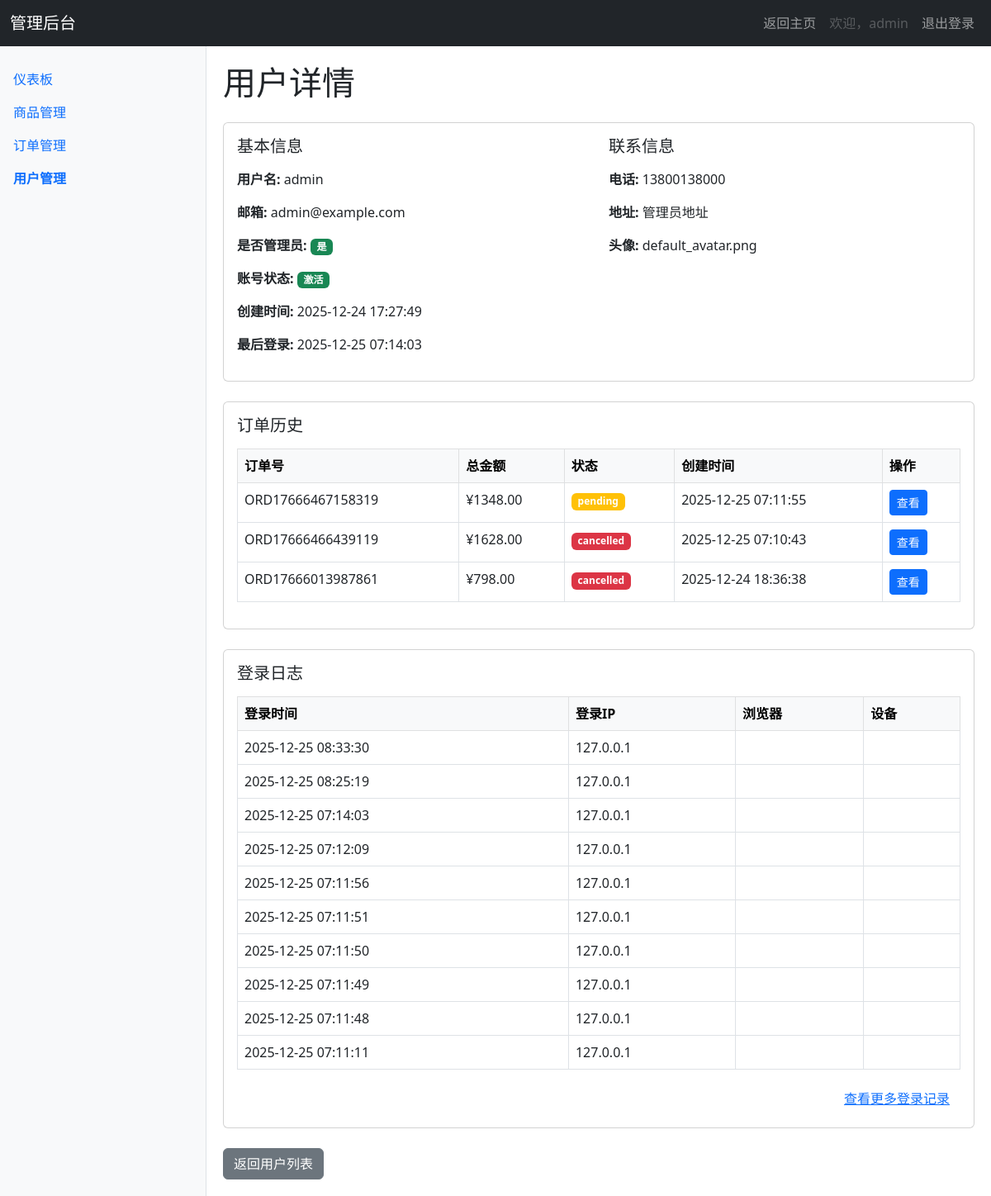
Before: /admin/users/1 (signed in) with the older database file.
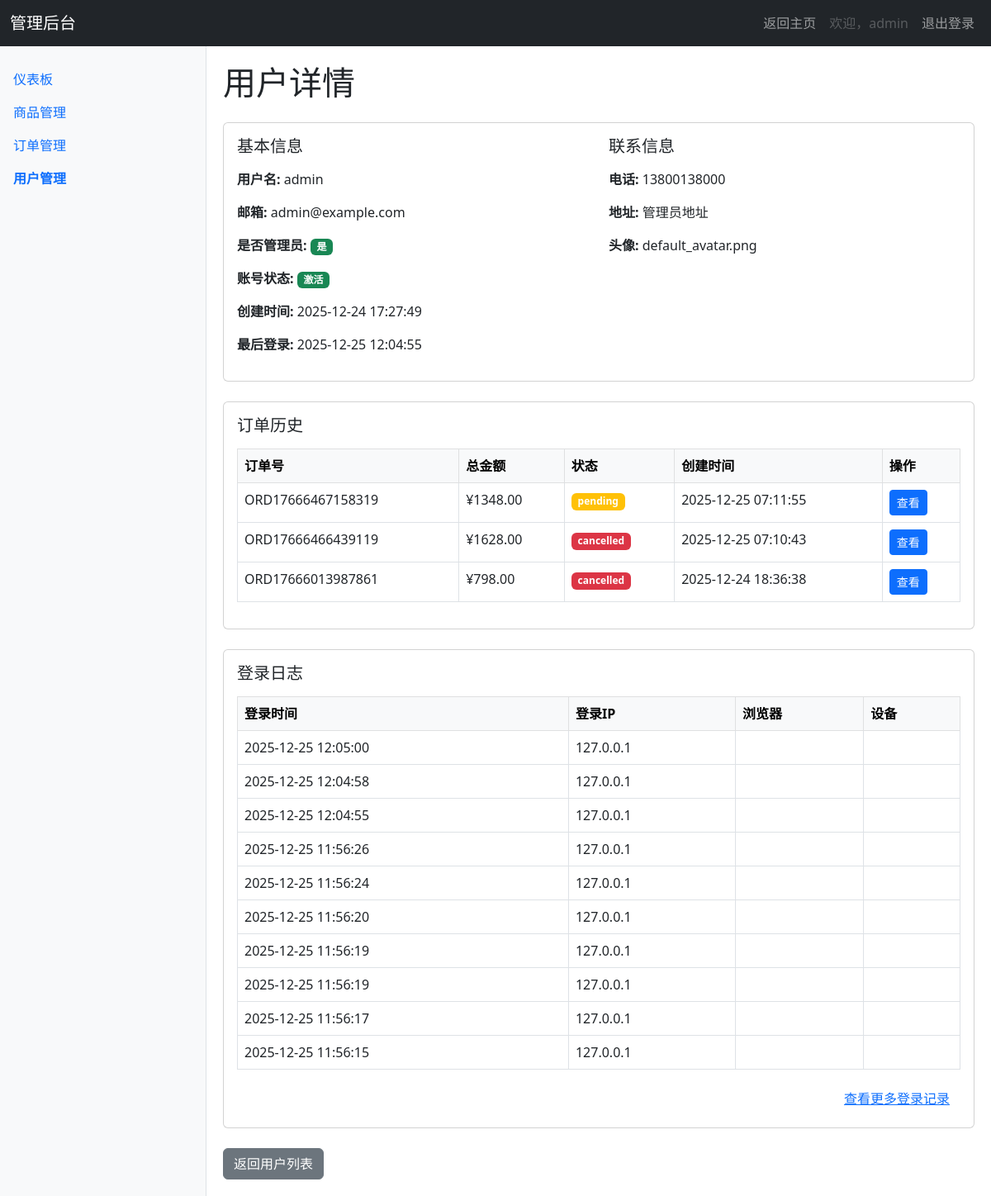
After: the same page with the newer database file.
### app/models.py (models this page shows, shortened)
class User(UserMixin, db.Model):
    __tablename__ = 'users'
    id = db.Column(db.Integer, primary_key=True)
    username = db.Column(db.String(64), unique=True, nullable=False, index=True)
    email = db.Column(db.String(120), unique=True, nullable=False, index=True)
    password_hash = db.Column(db.String(256), nullable=False)
    is_admin = db.Column(db.Boolean, default=False)
    is_active = db.Column(db.Boolean, default=True)
    created_at = db.Column(db.DateTime, default=datetime.utcnow)
    last_login = db.Column(db.DateTime)
    phone = db.Column(db.String(20))
    address = db.Column(db.Text)
    avatar = db.Column(db.String(200), default='default_avatar.png')
    carts = db.relationship('Cart', backref='user', lazy='dynamic')
    orders = db.relationship('Order', backref='user', lazy='dynamic')
    reviews = db.relationship('Review', backref='user', lazy='dynamic')
    logs = db.relationship('UserLog', backref='user', lazy='dynamic')

class Order(db.Model):
    __tablename__ = 'orders'
    id = db.Column(db.Integer, primary_key=True)
    order_number = db.Column(db.String(50), unique=True, nullable=False)
    user_id = db.Column(db.Integer, db.ForeignKey('users.id'), nullable=False)
    total_amount = db.Column(db.Numeric(10, 2), nullable=False)
    status = db.Column(db.Enum('pending', 'paid', 'shipped', 'delivered', 'cancelled'),
                       default='pending')
    shipping_address = db.Column(db.Text)
    payment_method = db.Column(db.String(50))
    notes = db.Column(db.Text)
    created_at = db.Column(db.DateTime, default=datetime.utcnow)
    updated_at = db.Column(db.DateTime, default=datetime.utcnow, onupdate=datetime.utcnow)
    items = db.relationship('OrderItem', backref='order', lazy='dynamic', cascade='all, delete-orphan')

class UserLog(db.Model):
    __tablename__ = 'user_logs'
    id = db.Column(db.Integer, primary_key=True)
    user_id = db.Column(db.Integer, db.ForeignKey('users.id'))
    action = db.Column(db.String(50), nullable=False)  # login, view_product, add_to_cart, purchase
    details = db.Column(db.Text)
    ip_address = db.Column(db.String(45))
    user_agent = db.Column(db.Text)
    created_at = db.Column(db.DateTime, default=datetime.utcnow)

### app/admin/routes.py (the view)
@admin.route('/users/<int:id>')
@admin_required
def user_detail(id):
    user = User.query.get_or_404(id)
    orders = user.orders.order_by(Order.created_at.desc()).limit(10).all()
    logs = user.logs.order_by(UserLog.created_at.desc()).limit(10).all()
    return render_template('user_detail.html', user=user, orders=orders, logs=logs)

### app/admin/routes.py (called while the page is built)
def admin_required(f):
    from functools import wraps
    @wraps(f)
    def decorated_function(*args, **kwargs):
        if not current_user.is_authenticated or not current_user.is_admin:
            abort(403)
        return f(*args, **kwargs)
    return decorated_function

@admin.before_request
@login_required
def check_admin():
    if not current_user.is_admin:
        abort(403)

### app/context_processors.py (called while the page is built)
def inject_now():
    return {'now': datetime.utcnow()}

def inject_categories():
    try:
        categories = Category.query.order_by(Category.name).all()
        return {'categories': categories}
    except:
        return {'categories': []}

def inject_cart_info():
    from flask_login import current_user
    cart_items_count = 0
    cart_total_amount = 0
    if current_user.is_authenticated:
        try:
            cart = Cart.query.filter_by(user_id=current_user.id).first()
            if cart:
                cart_items_count = cart.total_quantity
                cart_total_amount = float(cart.total_price)
        except:
            pass
    return {
        'cart_items_count': cart_items_count,
        'cart_total_amount': cart_total_amount
    }

### app/admin/templates/user_detail.html (shortened to what the changed rows need)
{% extends "admin_base.html" %}
{% block content %}
    <h1 class="mb-4">用户详情</h1>
    <div class="card mb-4">
        <div class="card-body">
            <div class="row">
                <div class="col-md-6">
                    <h5 class="card-title mb-3">基本信息</h5>
                    <p><strong>用户名:</strong> {{ user.username }}</p>
                    <p><strong>邮箱:</strong> {{ user.email }}</p>
                    <p><strong>是否管理员:</strong>
                        <span class="badge {% if user.is_admin %}bg-success{% else %}bg-secondary{% endif %}">
                            {{ '是' if user.is_admin else '否' }}
                        </span>
                    </p>
                    <p><strong>账号状态:</strong>
                        <span class="badge {% if user.is_active %}bg-success{% else %}bg-danger{% endif %}">
                            {{ '激活' if user.is_active else '禁用' }}
                        </span>
                    </p>
                    <p><strong>创建时间:</strong> {{ user.created_at.strftime('%Y-%m-%d %H:%M:%S') }}</p>
                    <p><strong>最后登录:</strong> {{ user.last_login.strftime('%Y-%m-%d %H:%M:%S') if user.last_login else '从未登录' }}</p>
                </div>
                <div class="col-md-6">
                    <h5 class="card-title mb-3">联系信息</h5>
                    <p><strong>电话:</strong> {{ user.phone if user.phone else '未设置' }}</p>
                    <p><strong>地址:</strong> {{ user.address if user.address else '未设置' }}</p>
                    <p><strong>头像:</strong> {{ user.avatar }}</p>
                </div>
            </div>
        </div>
    </div>
    <div class="card mb-4">
        <div class="card-body">
            {% if orders %}
                <div class="table-responsive">
                    <table class="table table-bordered table-hover">
                        <thead class="table-light">
                            <tr>
                                <th>订单号</th>
                                <th>总金额</th>
                                <th>状态</th>
                                <th>创建时间</th>
                                <th>操作</th>
                            </tr>
                        </thead>
                        <tbody>
                            {% for order in orders %}
                                <tr>
                                    <td>{{ order.order_number }}</td>
                                    <td>¥{{ order.total_amount }}</td>
                                    <td>
                                        <span class="badge {% if order.status == 'paid' %}bg-success{% elif order.status == 'pending' %}bg-warning{% elif order.status == 'shipped' %}bg-primary{% elif order.status == 'delivered' %}bg-info{% else %}bg-danger{% endif %}">
                                            {{ order.status }}
                                        </span>
                                    </td>
                                    <td>{{ order.created_at.strftime('%Y-%m-%d %H:%M:%S') }}</td>
                                    <td>
                                        <a href="{{ url_for('admin.order_detail', id=order.id) }}" class="btn btn-sm btn-primary">
                                             查看
                                        </a>
                                    </td>
                                </tr>
                            {% endfor %}
                        </tbody>
                    </table>
                </div>
            {% else %}
                <p class="text-center text-muted">该用户暂无订单</p>
            {% endif %}
        </div>
    </div>
    <div class="card">
        <div class="card-body">
            {% if logs %}
                <div class="table-responsive">
                    <table class="table table-bordered table-hover">
                        <thead class="table-light">
                            <tr>
                                <th>登录时间</th>
                                <th>登录IP</th>
                                <th>浏览器</th>
                                <th>设备</th>
                            </tr>
                        </thead>
                        <tbody>
                            {% for log in logs %}
                                <tr>
                                    <td>{{ log.created_at.strftime('%Y-%m-%d %H:%M:%S') }}</td>
                                    <td>{{ log.ip_address }}</td>
                                    <td>{{ log.browser }}</td>
                                    <td>{{ log.device }}</td>
                                </tr>
                            {% endfor %}
                        </tbody>
                    </table>
                </div>
            {% else %}
                <p class="text-center text-muted">该用户暂无登录记录</p>
            {% endif %}
        </div>
    </div>
{% endblock %}

### app/admin/templates/admin_base.html (shortened to what this page needs)
<!DOCTYPE html>
<html lang="zh-CN">
<head>
    <link href="https://cdn.jsdelivr.net/npm/bootstrap@5.3.0/dist/css/bootstrap.min.css" rel="stylesheet">
</head>
<body>
    <nav class="navbar navbar-expand-lg navbar-dark bg-dark">
        <div class="container-fluid">
            <a class="navbar-brand" href="{{ url_for('admin.dashboard') }}">管理后台</a>
            <div class="collapse navbar-collapse justify-content-end" id="navbarNav">
                <ul class="navbar-nav">
                    <li class="nav-item">
                        <a class="nav-link" href="{{ url_for('main.index') }}">返回主页</a>
                    </li>
                    <li class="nav-item">
                        <span class="nav-link disabled">欢迎，{{ current_user.username }}</span>
                    </li>
                    <li class="nav-item">
                        <a class="nav-link" href="{{ url_for('auth.logout') }}">退出登录</a>
                    </li>
                </ul>
            </div>
        </div>
    </nav>
    <div class="d-flex">
        <div class="sidebar">
            <ul class="nav flex-column">
                <li class="nav-item">
                    <a class="nav-link {% if request.endpoint == 'admin.dashboard' %}active{% endif %}" href="{{ url_for('admin.dashboard') }}">仪表板</a>
                </li>
                <li class="nav-item">
                    <a class="nav-link {% if 'product' in request.endpoint %}active{% endif %}" href="{{ url_for('admin.product_manage') }}">商品管理</a>
                </li>
                <li class="nav-item">
                    <a class="nav-link {% if 'order' in request.endpoint %}active{% endif %}" href="{{ url_for('admin.order_manage') }}">订单管理</a>
                </li>
                <li class="nav-item">
                    <a class="nav-link {% if 'user' in request.endpoint %}active{% endif %}" href="{{ url_for('admin.user_manage') }}">用户管理</a>
                </li>
            </ul>
        </div>
        <div class="content">
            {% block content %}
            {% endblock %}
        </div>
    </div>
</body>
</html>

Changed rows visible on the page:
no longer on this page (row unchanged): UserLog: created_at "2025-12-25 08:33:30", ip_address "127.0.0.1"
no longer on this page (row unchanged): UserLog: created_at "2025-12-25 08:25:19", ip_address "127.0.0.1"
no longer on this page (row unchanged): UserLog: created_at "2025-12-25 07:14:03", ip_address "127.0.0.1"
no longer on this page (row unchanged): UserLog: created_at "2025-12-25 07:12:09", ip_address "127.0.0.1"
no longer on this page (row unchanged): UserLog: created_at "2025-12-25 07:11:56", ip_address "127.0.0.1"
no longer on this page (row unchanged): UserLog: created_at "2025-12-25 07:11:51", ip_address "127.0.0.1"
no longer on this page (row unchanged): UserLog: created_at "2025-12-25 07:11:50", ip_address "127.0.0.1"
no longer on this page (row unchanged): UserLog: created_at "2025-12-25 07:11:49", ip_address "127.0.0.1"
no longer on this page (row unchanged): UserLog: created_at "2025-12-25 07:11:48", ip_address "127.0.0.1"
no longer on this page (row unchanged): UserLog: created_at "2025-12-25 07:11:11", ip_address "127.0.0.1"
changed User "admin": last_login "2025-12-25 07:14:03" → "2025-12-25 12:04:55"
added UserLog: created_at "2025-12-25 12:05:00", ip_address "127.0.0.1"
added UserLog: created_at "2025-12-25 12:04:58", ip_address "127.0.0.1"
added UserLog: created_at "2025-12-25 12:04:55", ip_address "127.0.0.1"
added UserLog: created_at "2025-12-25 11:56:26", ip_address "127.0.0.1"
added UserLog: created_at "2025-12-25 11:56:24", ip_address "127.0.0.1"
added UserLog: created_at "2025-12-25 11:56:20", ip_address "127.0.0.1"
added UserLog: created_at "2025-12-25 11:56:19", ip_address "127.0.0.1"
added UserLog: created_at "2025-12-25 11:56:19", ip_address "127.0.0.1"
added UserLog: created_at "2025-12-25 11:56:17", ip_address "127.0.0.1"
added UserLog: created_at "2025-12-25 11:56:15", ip_address "127.0.0.1"
